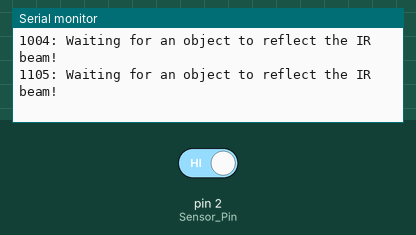
Simulated run of this sketch. Board: Arduino Uno, built with avr-gcc and run on an emulated ATmega328P. Parts: the last lines printed to the serial monitor. The inputs (shaded band) are chosen by the test bench; at power-on: pin 2 (Sensor_Pin) HIGH.

Above: at 1.2 s.
1.3 s: pin 2 (Sensor_Pin) driven LOW
At 1.31 s:
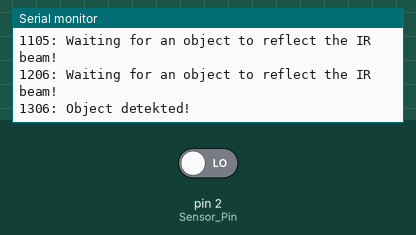
2.9 s: pin 2 (Sensor_Pin) driven HIGH
At 2.92 s:
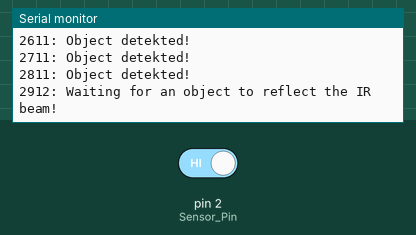

The sketch:

Binary_Sensor_Test_Program.ino
```cpp
/*
Simple program for use with Infrared binary reflective sensor.
FC-51, SEN0503, SEN0523, FE18-D50NK and E18-D80NK. All Open Collector output.

Jørgen Bo Madsen - V1 - September 2024 - dgmf@jorgen-madsen.dk
-------------------------------------------------------------------------------------------------
*/

const byte Sensor_Pin = 2;  // Digital D2 (no 5)


void setup() {
  Serial.begin(9600);
  pinMode(Sensor_Pin, INPUT_PULLUP);
}


void loop() {
  Serial.print(millis());
  if (digitalRead(Sensor_Pin) == LOW) {
    digitalWrite(LED_BUILTIN, HIGH);
    Serial.println(": Object detekted!");
  }
  else {
    digitalWrite(LED_BUILTIN, LOW);
    Serial.println(": Waiting for an object to reflect the IR beam!");
  }
  delay(100);
}
```

Measured:
- after the input at 1.3 s, the serial monitor: prints a new line at once (image 1)
